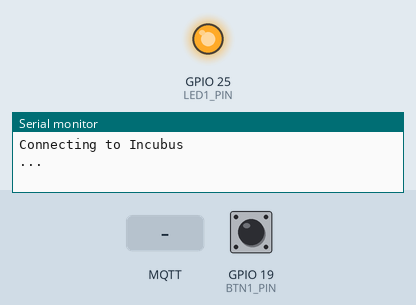
A sketch run on a simulated ESP32. On the bench: output pins drawn as LEDs (lit = HIGH), the last lines printed to the serial monitor. The inputs (shaded band) are chosen by the test bench; at power-on: GPIO 19 (BTN1_PIN) HIGH. WiFi joins after 1.5 s; servers stay silent unless stated; random numbers use the default seed unless the sketch sets one; no MQTT or app messages arrive unless stated.

Above: at 0.2 s.
At 3.0 s:
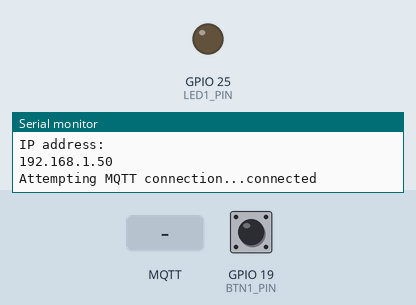
3.1 s: MQTT message "Myhome918" arrives on the first subscribed topic
4.6 s: MQTT message "in_progress" arrives on the first subscribed topic
6.1 s: MQTT message "success" arrives on the first subscribed topic
Timing chart, 0 to 9.1 s (numbered marks = the images above; inputs shaded):
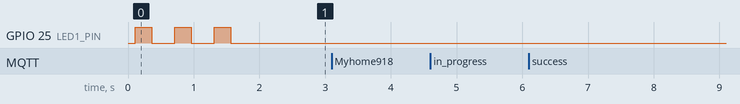

The sketch:

AMRCallingButtonOutbound.ino
```cpp
#define LED1_PIN 25
#define BTN1_PIN 19

#define HOME_WIFI 0
#define HOTSPOT_WIFI 0
#define WH_WIFI 1

#if HOME_WIFI
  const char* ssid = "Myhome918";
  const char* password = "68740109";
  const char* mqtt_server = "192.168.1.183";
#endif

#if HOTSPOT_WIFI
  const char* ssid = "Dylan";
  const char* password = "koenigsegg";
  const char* mqtt_server = "192.168.60.222";
#endif

#if WH_WIFI
  const char* ssid = "Incubus";
  const char* password = "bl1bl1iot";
  const char* mqtt_server = "10.176.164.12";
#endif

unsigned long prev_button3_press = 0;
bool prev_button3_read = true;

#include <WiFi.h>
#include <PubSubClient.h>

String button3_topic = "/button3/task";
String feedback_button3_topic = "/button3/status";
String feedback_task_status = "/task/status";
bool task_status = false;

WiFiClient espClient;
PubSubClient client(espClient);

unsigned long lastMsg = 0;
#define MSG_BUFFER_SIZE	(50)
char msg[MSG_BUFFER_SIZE];
int value = 0;

void setup_wifi() {

  delay(10);
  // We start by connecting to a WiFi network
  Serial.println();
  Serial.print("Connecting to ");
  Serial.println(ssid);

  WiFi.mode(WIFI_STA);

  int try_connect = 0;
  while (WiFi.status() != WL_CONNECTED) {
    delay(100);
    if (try_connect == 0){
      WiFi.begin(ssid, password);
    }
    if (try_connect == 25){
      ESP.restart();
    }
    Serial.println("...");
    led_blink();
    try_connect++;
  }

  Serial.println("");
  Serial.println("WiFi connected");
  Serial.println("IP address: ");
  Serial.println(WiFi.localIP());
}

// this callback function is like a FEEDBACK that you RECEIVED from the PC
void callback(char* topic, byte* payload, unsigned int length) {

  unsigned long currentMillis = millis();
  Serial.printf("[%lu ms] Received Topic: %s\n", currentMillis, topic);
  Serial.printf("[%lu ms] Received Payload: ", currentMillis);

  //Payload null terminator (\0)
  char terminated_payload[length + 1];
  memcpy(terminated_payload, payload, length);
  terminated_payload[length] = '\0';
  Serial.println(terminated_payload);

  // if (String(topic) == feedback_button1_topic || String(topic) == feedback_button2_topic) {
  //     Serial.printf("Handling feedback for %s\n", topic);
  // }

  // //Handle feedback messages
  if (String(topic) == feedback_button3_topic) {
    if (strcmp(terminated_payload, "in_progress") == 0) {
      Serial.println("Button 3: Behavior tree is in progress.");
      digitalWrite(LED1_PIN, HIGH); // Indicate in-progress state
    }
    else if (strcmp(terminated_payload, "success") == 0) {
      Serial.println("Button 3: Behavior tree succeeded.");
      digitalWrite(LED1_PIN, LOW); // Turn off LED1
      task_status = false;
    }
    else if (strcmp(terminated_payload, "failed") == 0) {
      Serial.println("Button 3: Behavior tree failed.");
      task_status = false;
    }
  }

  if (String(topic) == feedback_task_status){
    if (strcmp(terminated_payload, "in_progress") == 0) {
      Serial.println("Task is in progress");
      task_status = true;
    }
    else if (strcmp(terminated_payload, "success") == 0) {
      Serial.println("Task finished");
      task_status = false;
    }
    else if (strcmp(terminated_payload, "failed") == 0) {
      Serial.println("Task failed");
      task_status = false;
    }
  }
}

void reconnect() {
  // Loop until we're reconnected
  while (!client.connected()) {
    Serial.print("Attempting MQTT connection...");
    // Create a random client ID
    String clientId = "UniqueMQTTClientID";
    clientId += String(random(0xffff), HEX);
    // Attempt to connect
    if (client.connect(clientId.c_str())) {
      Serial.println("connected");
      client.subscribe(button3_topic.c_str(), 0);
      client.subscribe(feedback_button3_topic.c_str(), 0); // Subscribe to feedback topics
      client.subscribe(feedback_task_status.c_str(), 0);
    } else {
      Serial.print("failed, rc=");
      Serial.print(client.state());
      Serial.println(" try again in 1 seconds");
      led_blink();
      delay(1000);
    }
  }
}

void led_blink(){
  digitalWrite(LED1_PIN, HIGH);
  delay(250);
  digitalWrite(LED1_PIN, LOW);
  delay(250);
}


void setup() {
  pinMode(LED1_PIN, OUTPUT);
  pinMode(BTN1_PIN, INPUT_PULLUP);

  Serial.begin(115200);

  setup_wifi();

  client.setServer(mqtt_server, 1883);
  client.setCallback(callback);

}

void loop() {

  if (!client.connected()) {
    reconnect();
  }
  client.loop();

  unsigned long now = millis();
  bool button3_read = digitalRead(BTN1_PIN);

  if(button3_read != prev_button3_read && task_status == false){
    if(millis() - prev_button3_press > 250){
      if(!button3_read){
        String msg = String(3);
        //String msg = String(1.0) + "," + String(2.0) + "," + String(0.000);
        client.publish("/button3/task", msg.c_str());
      }
      prev_button3_read = button3_read;
      prev_button3_press = millis();
    }
  }
}
```
